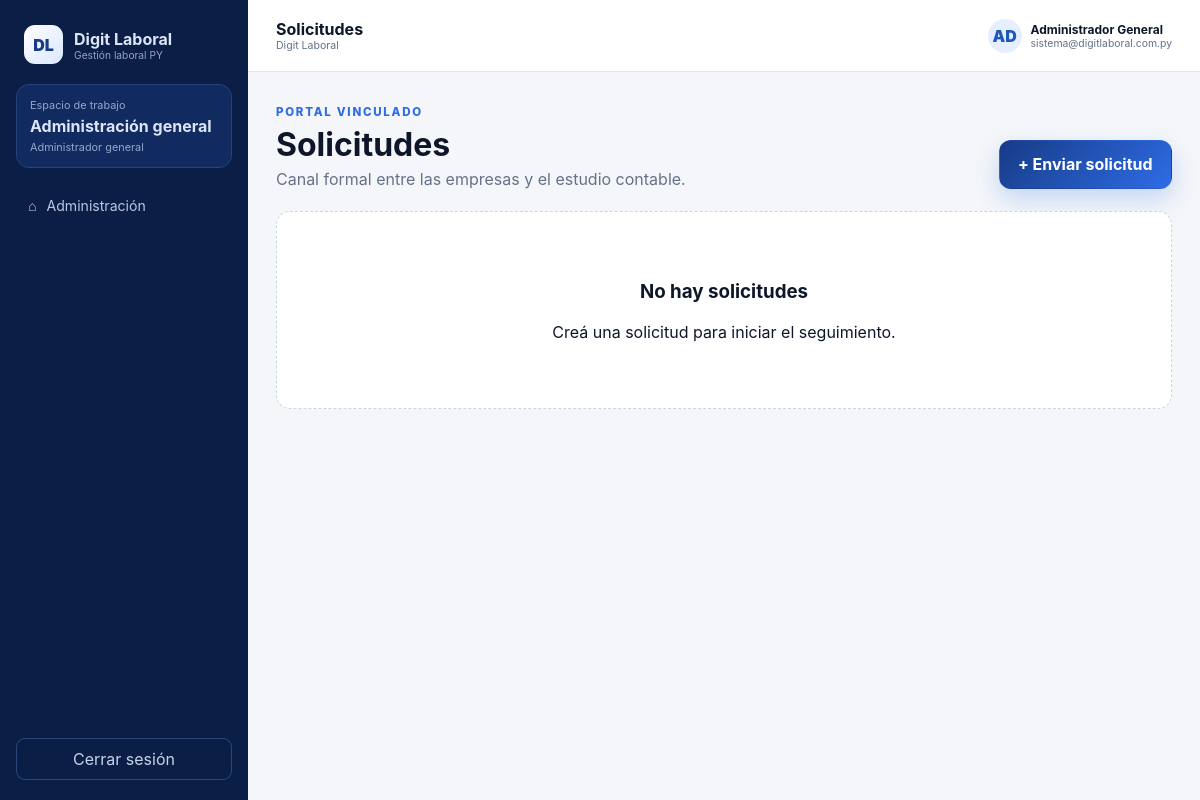
Screenshot of /app/requests (signed in) with the database file from the repository.
### app/models.py (models this page shows)
class User(Base):
    __tablename__ = "users"
    id: Mapped[int] = mapped_column(primary_key=True)
    studio_id: Mapped[Optional[int]] = mapped_column(ForeignKey("studios.id"), nullable=True, index=True)
    company_id: Mapped[Optional[int]] = mapped_column(ForeignKey("companies.id"), nullable=True, index=True)
    full_name: Mapped[str] = mapped_column(String(160))
    email: Mapped[str] = mapped_column(String(180), unique=True, index=True)
    password_hash: Mapped[str] = mapped_column(String(300))
    role: Mapped[str] = mapped_column(String(40), default="auxiliar")
    active: Mapped[bool] = mapped_column(Boolean, default=True)
    must_change_password: Mapped[bool] = mapped_column(Boolean, default=True)
    last_login_at: Mapped[Optional[datetime]] = mapped_column(DateTime, nullable=True)
    created_at: Mapped[datetime] = mapped_column(DateTime, default=lambda: datetime.now(UTC))
    studio: Mapped[Optional[Studio]] = relationship(back_populates="users")
    company: Mapped[Optional["Company"]] = relationship(back_populates="users")

### app/main.py (the view)
@app.get("/app/requests", response_class=HTMLResponse)
def requests_page(request: Request, user: User = Depends(require_user), db: Session = Depends(get_db)):
    company_ids = company_ids_for_user(db, user)
    items = list(db.scalars(select(CompanyRequest).where(CompanyRequest.company_id.in_(company_ids)).order_by(CompanyRequest.created_at.desc()))) if company_ids else []
    companies = list(db.scalars(select(Company).where(Company.id.in_(company_ids)).order_by(Company.legal_name))) if company_ids else []
    return render(request, "requests.html", db, user, items=items, companies=companies)

### app/templates/requests.html (shortened to what this page needs)
{% extends "base.html" %}
{% block page_name %}Solicitudes{% endblock %}
{% block content %}
<div class="page-header"><div><span class="eyebrow">PORTAL VINCULADO</span><h1>Solicitudes</h1><p>Canal formal entre las empresas y el estudio contable.</p></div><button class="btn primary" type="button" data-modal-open="requestModal">+ Enviar solicitud</button></div>
<section class="request-grid">{% for item in items %}<article class="request-card"><div class="request-card-head"><span class="request-icon">✉</span><div class="tag-row"><span>{{ item.priority }}</span><span class="status-pill {{ item.status|lower|replace(' ', '-') }}">{{ item.status }}</span></div></div><span class="eyebrow">{{ item.company.legal_name }}</span><h3>{{ item.subject or item.request_type }}</h3><small>{{ item.request_type }}</small><p>{{ item.detail }}</p><small>{{ item.created_at.strftime('%d/%m/%Y %H:%M') }}</small>{% if item.response %}<div class="request-response"><b>Respuesta del estudio</b><p>{{ item.response }}</p></div>{% endif %}{% if user.role != 'empresa' %}<form method="post" action="/app/requests/{{ item.id }}/status" class="request-review"><label>Estado<select name="status"><option {{ 'selected' if item.status == 'Pendiente' }}>Pendiente</option><option {{ 'selected' if item.status == 'En revisión' }}>En revisión</option><option {{ 'selected' if item.status == 'Resuelta' }}>Resuelta</option><option {{ 'selected' if item.status == 'Rechazada' }}>Rechazada</option></select></label><label>Respuesta<textarea name="response" rows="3">{{ item.response }}</textarea></label><button class="btn outline" type="submit">Actualizar</button></form>{% endif %}</article>{% else %}<div class="empty-large"><h3>No hay solicitudes</h3><p>Creá una solicitud para iniciar el seguimiento.</p></div>{% endfor %}</section>
{% endblock %}

### app/templates/base.html (shortened to what this page needs)
<!doctype html>
<html lang="es">
<head>
  <link rel="stylesheet" href="{{ url_for('static', path='app.css') }}">
</head>
<body class="{% if user %}app-body{% else %}public-body{% endif %}">
{% if user %}
  <aside class="sidebar" id="sidebar">
    <a class="brand" href="{{ '/admin' if user.role == 'superadmin' else '/app' }}">
      <span class="brand-mark">DL</span>
      <span><strong>Digit Laboral</strong><small>Gestión laboral PY</small></span>
    </a>
    <div class="workspace-card">
      <span>Espacio de trabajo</span>
      <strong>{% if user.role == 'superadmin' %}Administración general{% elif studio %}{{ studio.name }}{% else %}Empresa vinculada{% endif %}</strong>
      <small>{{ user.role|replace('superadmin','Administrador general')|capitalize }}</small>
    </div>
    <nav class="side-nav">
      {% if user.role == 'superadmin' %}
        <a class="{{ 'active' if active_path.startswith('/admin') else '' }}" href="/admin"><span>⌂</span>Administración</a>
      {% endif %}
    </nav>
    <div class="sidebar-bottom">
      <form method="post" action="/logout"><button class="logout-btn" type="submit">Cerrar sesión</button></form>
    </div>
  </aside>
  <div class="app-shell">
    <header class="topbar">
      <div class="topbar-title"><strong>{% block page_name %}Panel{% endblock %}</strong><small>Digit Laboral</small></div>
      <div class="top-actions">
        <div class="user-chip"><span class="avatar">{{ user.full_name[:2]|upper }}</span><span><b>{{ user.full_name }}</b><small>{{ user.email }}</small></span></div>
      </div>
    </header>
    <main class="main-content">{% block content %}{% endblock %}</main>
  </div>
{% else %}
  {% block public_content %}{% endblock %}
{% endif %}
</body>
</html>

### app/static/app.css (style rules this page uses)
:root { --navy:#0b1f48;--blue:#173b86;--bright:#2e6ce6;--sky:#eaf2ff;--ink:#0e1729;--muted:#647188;--line:#dfe5ee;--soft:#f5f7fa;--white:#fff;--green:#14a478;--orange:#f47c36;--violet:#6b43d6;--danger:#c43c3c;--shadow:0 16px 40px rgba(21,42,86,.10) }
* { box-sizing:border-box }
html { scroll-behavior:smooth }
body { margin:0;font-family:Inter,ui-sans-serif,system-ui,-apple-system,"Segoe UI",sans-serif;color:var(--ink);background:var(--soft) }
a { text-decoration:none;color:inherit }
button,input,select,textarea { font:inherit }
.btn { display:inline-flex;align-items:center;justify-content:center;gap:.5rem;border:1px solid transparent;border-radius:12px;padding:.82rem 1.15rem;font-weight:750;cursor:pointer }
.btn.primary { background:linear-gradient(135deg,var(--blue),var(--bright));color:#fff;box-shadow:0 10px 24px rgba(46,108,230,.24) }
.eyebrow { font-size:.72rem;letter-spacing:.15em;font-weight:850;color:var(--bright) }
.app-body { background:#f4f6f9 }
.sidebar { position:fixed;left:0;top:0;bottom:0;width:248px;background:#0b1e46;color:#dbe5f6;padding:20px 16px;display:flex;flex-direction:column;z-index:40 }
.brand { display:flex;align-items:center;gap:11px;padding:5px 8px 20px }
.brand-mark { width:39px;height:39px;border-radius:11px;background:linear-gradient(135deg,#fff,#d8e7ff);color:#173b86;display:grid;place-items:center;font-weight:900 }
.brand span:last-child { display:flex;flex-direction:column }
.brand small { color:#8da3c8;font-size:.64rem }
.workspace-card { background:#112b60;border:1px solid #24447e;border-radius:13px;padding:13px;margin-bottom:18px;display:grid;gap:4px }
.workspace-card span,.workspace-card small,.plan-box span,.plan-box small { font-size:.68rem;color:#91a7ca }
.side-nav { display:grid;gap:5px }
.side-nav a { padding:11px 12px;border-radius:9px;display:flex;gap:10px;align-items:center;font-size:.88rem;color:#b8c8e2 }
.sidebar-bottom { margin-top:auto;display:grid;gap:12px }
.logout-btn { width:100%;background:transparent;color:#c6d4e9;border:1px solid #2c4778;border-radius:9px;padding:10px;cursor:pointer }
.app-shell { margin-left:248px;min-height:100vh }
.topbar { height:72px;background:#fff;border-bottom:1px solid var(--line);display:flex;align-items:center;justify-content:space-between;padding:0 28px;position:sticky;top:0;z-index:25 }
.topbar-title { display:flex;flex-direction:column }
.topbar-title small { color:var(--muted);font-size:.66rem }
.top-actions { display:flex;align-items:center;gap:16px }
.user-chip { display:flex;align-items:center;gap:9px }
.user-chip>span:last-child { display:flex;flex-direction:column;font-size:.75rem }
.user-chip small { color:var(--muted);font-size:.65rem }
.avatar { width:34px;height:34px;border-radius:50%;background:#e6efff;color:#1f59bc;display:grid;place-items:center;font-weight:900 }
.main-content { padding:28px;max-width:1500px;margin:auto }
.page-header { display:flex;align-items:flex-end;justify-content:space-between;margin-bottom:22px }
.page-header h1 { font-size:2rem;margin:.3rem 0 }
.page-header p { margin:0;color:var(--muted) }
.empty-large { grid-column:1/-1;background:#fff;border:1px dashed #cbd4e1;border-radius:14px;padding:50px;text-align:center }
.request-grid { display:grid;grid-template-columns:repeat(3,1fr);gap:15px }

### rows the page displays
User: role "Administrador general", full_name "AD", full_name "Administrador General", email "sistema@digitlaboral.com.py"
